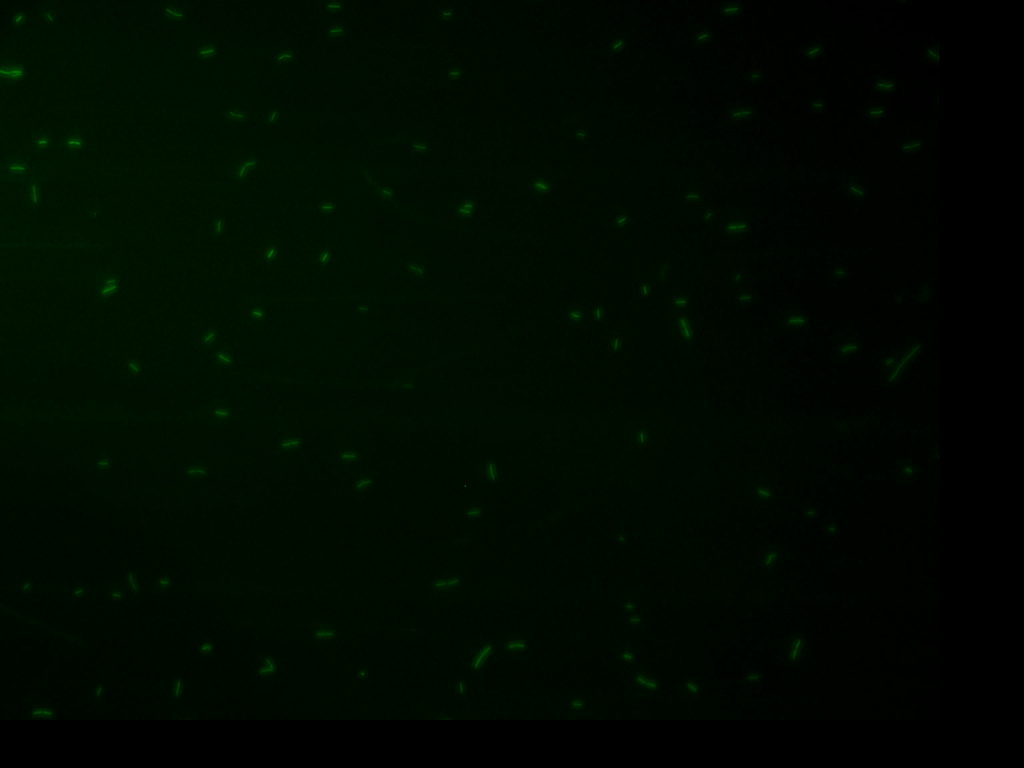
#> input picture raw/images/img0.jpg, 3072 x 2304 px (shown at 1/3 size)
$ python main.py
#> lines starting #> are read from the running program, lines starting #| are printed output that depends on the picture
import cv2
import numpy

class Model :

    def __init__(self, path_to_ds) :
        self.path_to_ds = "./datasets/10IMGS/"

        self.train_images = self.path_to_ds+"/images/train"
        self.val_images   = self.path_to_ds+"/images/val"
        self.train_label  = self.path_to_ds+"/labels/train"
        self.val_label    = self.path_to_ds+"/labels/val"

        self.valid_images_ext = [".jpg",".png"]

    def Run_Model() :
        l = """
python train.py --img 256 --batch 16 --epochs 3 --data IMGS10.yaml --weights yolov5s.pt
        """
        print("Make sure there is the .yaml file in the yolov5/data !")
        print("Training cmd : ")
        print("\n")
        print(l)


f = "raw/images/img0.jpg"
img = cv2.imread(f)
#> img is the input picture: shape (2304, 3072, 3); mean B, G, R 0.2, 9.8, 0.2
img = cv2.resize(img, (round(img.shape[1] / 4), round(img.shape[0] / 4)))
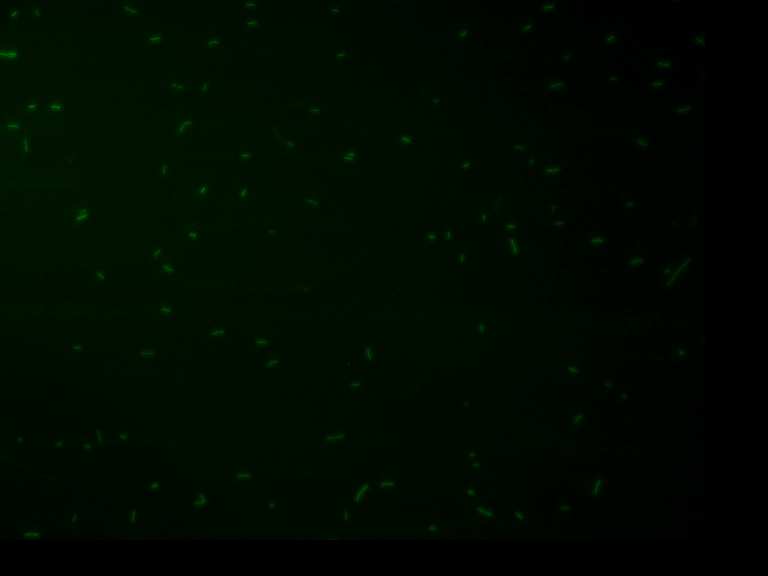
#> img: shape (576, 768, 3); mean B, G, R 0.2, 9.8, 0.3

img_h, img_w = img.shape[:2]
#> img_h = 576; img_w = 768
img_HSV = cv2.cvtColor(img, cv2.COLOR_BGR2HSV)
#> img_HSV: shape (576, 768, 3); mean H, S, V 50.6, 214.4, 9.8

img1 = img.copy()
img2 = img.copy()
img3 = img.copy()

img1 = cv2.convertScaleAbs(img1, alpha=10, beta=0)
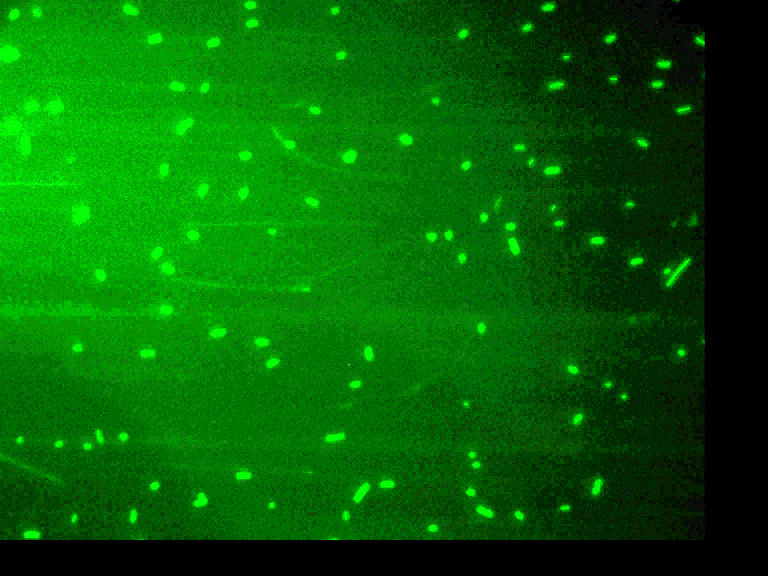
#> img1: shape (576, 768, 3); mean B, G, R 2.1, 96.9, 2.8


cv2.imshow("Image C", img1)
cv2.imshow("Image O", img2)
cv2.waitKey(0)
